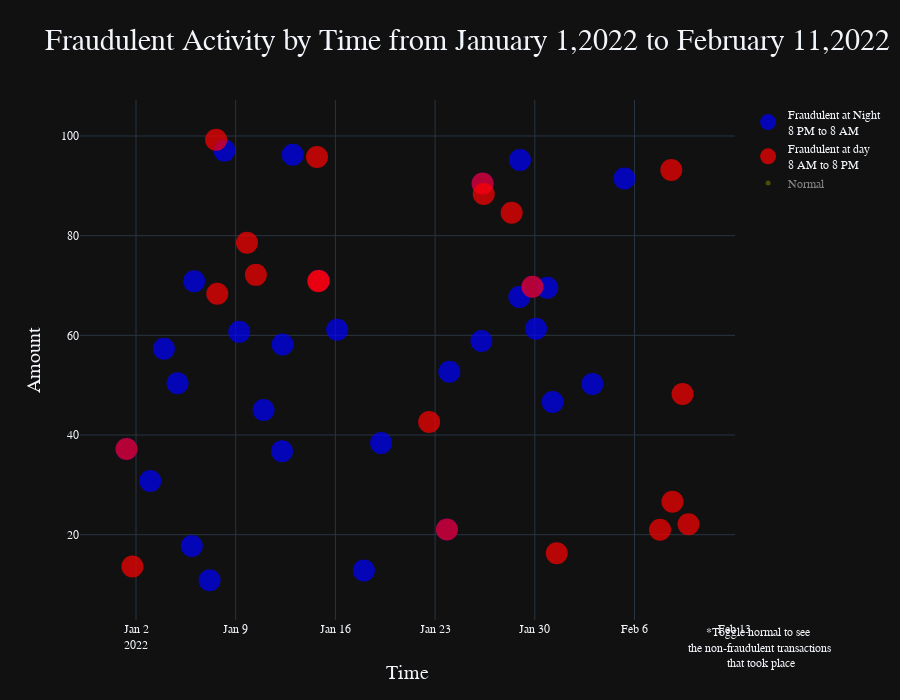

Source (notebook cell):
### Code cell
temp_night = temp.between_time(start_time="20:00:00",end_time="8:00:00")
temp_day = temp.between_time(start_time="8:00:00",end_time="20:00:00")
fig = go.Figure()
fig.add_trace(go.Scatter(
    x=temp_night.query("FraudIndicator == 1").index,
    y=temp_night.query("FraudIndicator == 1").Amount,
    marker=dict(size=22,opacity=0.7,color="blue"),
    mode="markers",
    name="Fraudulent at Night\n<br>8 PM to 8 AM"
    ))
fig.add_trace(go.Scatter(
    x=temp_day.query("FraudIndicator == 1").index,
    y=temp_day.query("FraudIndicator == 1").Amount,
    marker=dict(size=22,opacity=0.7,color="red"),
    mode="markers",
    name="Fraudulent at day\n<br>8 AM to 8 PM"
    ))
fig.add_trace(go.Scatter(
    x=temp.query("FraudIndicator == 0").index,
    y=temp.query("FraudIndicator == 0").Amount,
    marker=dict(size=5,color="yellow",opacity=0.5),
    mode="markers",
    name="Normal",
    visible="legendonly"
))
fig.add_annotation(text="*Toggle normal to see <br>the non-fraudulent transactions<br> that took place",x=1.15,y=-0.10,xanchor="right",yanchor="bottom",showarrow=False,xref="x domain",yref="y domain")
fig.update_layout(title=dict(text="Fraudulent Activity by Time from January 1,2022 to February 11,2022",font=dict(size=30)),height=700)
fig.update_xaxes(title=dict(text="Time",font=dict(size=20)))
fig.update_yaxes(title=dict(text="Amount",font=dict(size=20)))
fig.show()

### Figure 1 — Plotly figure (JSON) as saved in the notebook; plotly's stock layout.template omitted (floating-point values rounded to 4 significant figures; data arrays with more than 128 entries replaced by an {"elided": "..."} marker saying what was removed)
{"data": [{"marker": {"color": "blue", "opacity": 0.7, "size": 22}, "mode": "markers", "name": "Fraudulent at Night\n<br>8 PM to 8 AM", "type": "scatter", "x": ["2022-01-01T08:00:00", "2022-01-03T00:00:00", "2022-01-03T23:00:00", "2022-01-04T22:00:00", "2022-01-05T22:00:00", "2022-01-06T02:00:00", "2022-01-07T04:00:00", "2022-01-08T05:00:00", "2022-01-09T06:00:00", "2022-01-10T23:00:00", "2022-01-12T06:00:00", "2022-01-12T07:00:00", "2022-01-13T00:00:00", "2022-01-14T20:00:00", "2022-01-16T03:00:00", "2022-01-18T00:00:00", "2022-01-19T05:00:00", "2022-01-23T20:00:00", "2022-01-24T00:00:00", "2022-01-26T06:00:00", "2022-01-26T08:00:00", "2022-01-28T22:00:00", "2022-01-28T23:00:00", "2022-01-29T20:00:00", "2022-01-30T02:00:00", "2022-01-30T21:00:00", "2022-01-31T06:00:00", "2022-02-03T01:00:00", "2022-02-05T07:00:00"], "y": [37.18, 30.79, 57.32, 50.4, 17.73, 70.84, 10.86, 97.07, 60.7, 45.01, 36.75, 58.18, 96.23, 70.96, 61.14, 12.83, 38.42, 21.03, 52.7, 58.88, 90.48, 67.69, 95.17, 69.74, 61.31, 69.54, 46.61, 50.24, 91.48]}, {"marker": {"color": "red", "opacity": 0.7, "size": 22}, "mode": "markers", "name": "Fraudulent at day\n<br>8 AM to 8 PM", "type": "scatter", "x": ["2022-01-01T08:00:00", "2022-01-01T18:00:00", "2022-01-07T15:00:00", "2022-01-07T17:00:00", "2022-01-09T19:00:00", "2022-01-10T10:00:00", "2022-01-14T17:00:00", "2022-01-14T19:00:00", "2022-01-14T20:00:00", "2022-01-22T14:00:00", "2022-01-23T20:00:00", "2022-01-26T08:00:00", "2022-01-26T10:00:00", "2022-01-28T09:00:00", "2022-01-29T20:00:00", "2022-01-31T13:00:00", "2022-02-07T19:00:00", "2022-02-08T14:00:00", "2022-02-08T16:00:00", "2022-02-09T09:00:00", "2022-02-09T19:00:00"], "y": [37.18, 13.62, 99.24, 68.36, 78.56, 72.13, 95.77, 70.87, 70.96, 42.6, 21.03, 90.48, 88.34, 84.6, 69.74, 16.27, 21.01, 93.19, 26.61, 48.23, 22.09]}, {"marker": {"color": "yellow", "opacity": 0.5, "size": 5}, "mode": "markers", "name": "Normal", "type": "scatter", "visible": "legendonly", "x": {"elided": "955 str values"}, "y": {"elided": "955 float values"}}], "layout": {"annotations": [{"showarrow": false, "text": "*Toggle normal to see <br>the non-fraudulent transactions<br> that took place", "x": 1.15, "xanchor": "right", "xref": "x domain", "y": -0.1, "yanchor": "bottom", "yref": "y domain"}], "height": 700, "title": {"font": {"size": 30}, "text": "Fraudulent Activity by Time from January 1,2022 to February 11,2022"}, "xaxis": {"title": {"font": {"size": 20}, "text": "Time"}}, "yaxis": {"title": {"font": {"size": 20}, "text": "Amount"}}}}
